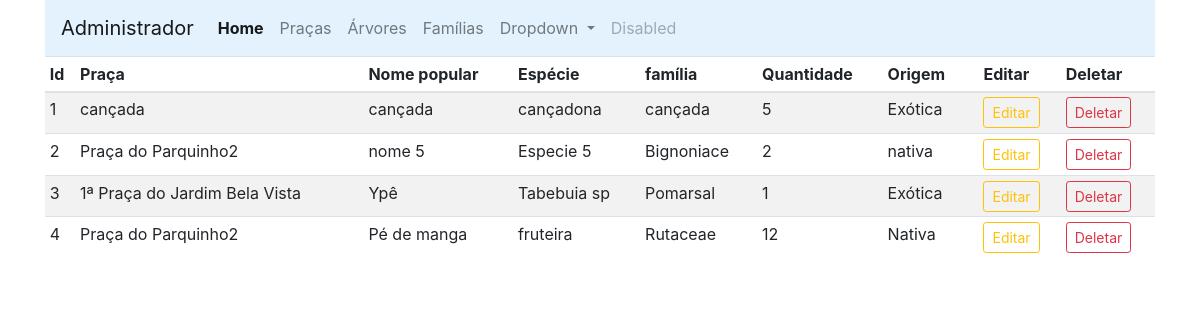
The page /admin (signed in) on the database its author committed.
### app_arbo/trees/models.py (models this page shows, shortened)
class Addarvore(db.Model):
    id = db.Column(db.Integer, primary_key=True)
    qtd = db.Column(db.Integer, nullable=False)
    origem = db.Column(db.String(80), nullable=False)
    praca_id = db.Column(db.Integer, db.ForeignKey('praca.id'),nullable=False)
    praca = db.relationship('Praca', backref=db.backref('pracas', lazy=True))
    arvore_id = db.Column(db.Integer, db.ForeignKey('arvore.id'),nullable=False)
    arvore = db.relationship('Arvore', backref=db.backref('arvores', lazy=True))
    familia_id = db.Column(db.Integer, db.ForeignKey('familia.id'),nullable=False)
    familia = db.relationship('Familia', backref=db.backref('familias', lazy=True))

class Praca(db.Model):
    id=db.Column(db.Integer,primary_key=True)
    name=db.Column(db.String(30),nullable=False,unique=True)
    end=db.Column(db.String(100),nullable=False,unique=True) #teste

class Arvore (db.Model):
    id=db.Column(db.Integer,primary_key=True)
    name=db.Column(db.String(30),nullable=False,unique=True)
    especie=db.Column(db.String(100),nullable=False,unique=True) #teste

class Familia(db.Model):
    id=db.Column(db.Integer,primary_key=True)
    name=db.Column(db.String(30),nullable=False,unique=True)

### app_arbo/admin/rotas.py (the view)
@app.route('/admin')
def admin():
    if 'email' not in session:
        flash(f'Favor faça seu login no sistema.', 'success')
        return redirect(url_for('login'))
    arvores = Addarvore.query.all()
    return render_template('admin/index.html', title='Página Administrativa', arvores=arvores)

### app_arbo/templates/admin/index.html (shortened to what this page needs)
{% extends 'layouts.html' %}
{% block content %}
<div class="container">
    <nav class="navbar navbar-expand-lg navbar-light" style="background-color: #e3f2fd;">
        <a class="navbar-brand" href="/admin">Administrador</a>
        <div class="collapse navbar-collapse" id="navbarSupportedContent">
          <ul class="navbar-nav mr-auto">
            <li class="nav-item active">
              <a class="nav-link" href="/admin"><strong>Home</strong><span class="sr-only">(current)</span></a>
            </li>
            <li class="nav-item">
              <a class="nav-link" href="/pracas">Praças</a>
            </li>
            <li class="nav-item">
              <a class="nav-link" href="/arvores">Árvores</a>
            </li>
            <li class="nav-item">
              <a class="nav-link" href="/familias">Famílias</a>
            <li class="nav-item dropdown">
              <a class="nav-link dropdown-toggle" href="#" id="navbarDropdown" role="button" data-toggle="dropdown" aria-haspopup="true" aria-expanded="false">
                Dropdown
              </a>
            </li>
            <li class="nav-item">
              <a class="nav-link disabled" href="#" tabindex="-1" aria-disabled="true">Disabled</a>
            </li>
          </ul>
        </div>
      </nav>
    <table class="table table-sm table-striped">
        <thead>
            <th>Id</th>
            <th>Praça</th>
            <th>Nome popular</th>
            <th>Espécie</th>
            <th>família</th>
            <th>Quantidade</th>
            <th>Origem</th>
            <th></th>
            <th>Editar</th>
            <th>Deletar</th>
        </thead>
        <tbody>
            {% for arvore in arvores %}
            <tr>
                <td>{{loop.index}}</td>
                <td>{{arvore.praca.name}}</td>
                <td>{{arvore.arvore.name}}</td>
                <td>{{arvore.arvore.especie}}</td>
                <td>{{arvore.familia.name}}</td>
                <td>{{arvore.qtd}}</td>
                <td>{{arvore.origem}}</td>
                <td></td>
                <td><a href="{{url_for('updateaddarvore', id=arvore.id)}}" class="btn btn-sm btn-outline-warning">Editar</a></td>
                <td><a href="" class="btn btn-sm btn-outline-danger">Deletar</a></td>
            </tr>
            {% endfor %}
        </tbody>
    </table>
</div>
{% endblock content %}

### rows shown on the page
Addarvore: praca.name "cançada", arvore.name "cançada", arvore.especie "cançadona", familia.name "cançada", qtd "5", origem "Exótica"
Addarvore: praca.name "Praça do Parquinho2", arvore.name "nome 5", arvore.especie "Especie 5", familia.name "Bignoniace", qtd "2", origem "nativa"
Addarvore: praca.name "1ª Praça do Jardim Bela Vista", arvore.name "Ypê", arvore.especie "Tabebuia sp", familia.name "Pomarsal", qtd "1", origem "Exótica"
Addarvore: praca.name "Praça do Parquinho2", arvore.name "Pé de manga", arvore.especie "fruteira", familia.name "Rutaceae", qtd "12", origem "Nativa"
